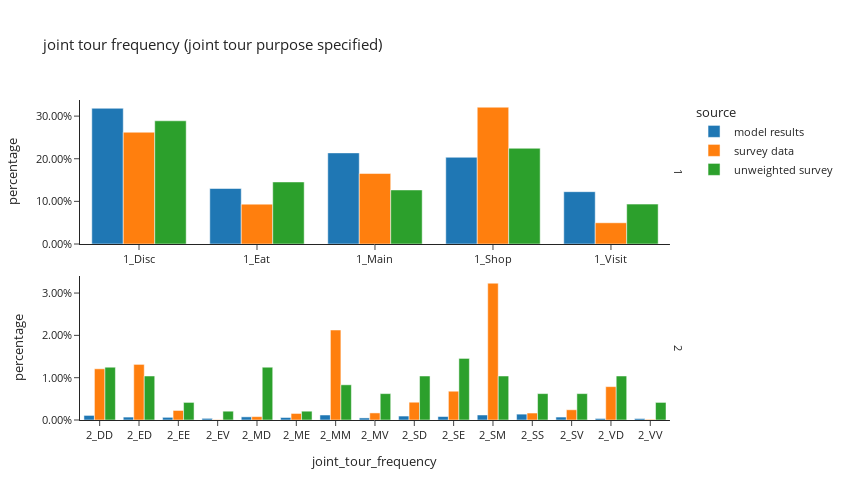

Source (notebook cell):
### Code cell
df_plot = joint_hh_data.groupby(['source','num_hh_joint_tours','joint_tour_frequency'])[['hh_weight_2017_2019']].sum().reset_index()
df_plot['percentage'] = df_plot.groupby(['source'], group_keys=False)['hh_weight_2017_2019']. \
    apply(lambda x: x / float(x.sum()))

fig = px.bar(df_plot, x="joint_tour_frequency", y="percentage", color="source",barmode="group", template="simple_white",
             facet_row='num_hh_joint_tours',facet_row_spacing=0.1,
             title="joint tour frequency (joint tour purpose specified)")
fig.for_each_annotation(lambda a: a.update(text = a.text.split("=")[-1]))
fig.update_layout(height=500, width=850, font=dict(size=11),
                  xaxis1=dict(matches=None,showticklabels=True), xaxis2=dict(matches=None,showticklabels=True),
                  yaxis1=dict(tickformat=".2%"), yaxis2=dict(tickformat=".2%", matches=None))
fig.show()

### Figure 1 — Plotly figure (JSON) as saved in the notebook; plotly's stock layout.template omitted (floating-point values rounded to 4 significant figures)
{"data": [{"alignmentgroup": "True", "hovertemplate": "source=model results<br>num_hh_joint_tours=1<br>joint_tour_frequency=%{x}<br>percentage=%{y}<extra></extra>", "legendgroup": "model results", "marker": {"color": "#1F77B4", "pattern": {"shape": ""}}, "name": "model results", "offsetgroup": "model results", "orientation": "v", "showlegend": true, "textposition": "auto", "type": "bar", "x": ["1_Disc", "1_Eat", "1_Main", "1_Shop", "1_Visit"], "xaxis": "x2", "y": [0.3184, 0.1302, 0.2137, 0.2035, 0.1227], "yaxis": "y2"}, {"alignmentgroup": "True", "hovertemplate": "source=model results<br>num_hh_joint_tours=2<br>joint_tour_frequency=%{x}<br>percentage=%{y}<extra></extra>", "legendgroup": "model results", "marker": {"color": "#1F77B4", "pattern": {"shape": ""}}, "name": "model results", "offsetgroup": "model results", "orientation": "v", "showlegend": false, "textposition": "auto", "type": "bar", "x": ["2_DD", "2_ED", "2_EE", "2_EV", "2_MD", "2_ME", "2_MM", "2_MV", "2_SD", "2_SE", "2_SM", "2_SS", "2_SV", "2_VD", "2_VV"], "xaxis": "x", "y": [0.001085, 0.0006886, 0.000632, 0.0003868, 0.0007452, 0.0005943, 0.001179, 0.0004905, 0.0009339, 0.0008207, 0.001189, 0.001387, 0.000698, 0.0003585, 0.0003396], "yaxis": "y"}, {"alignmentgroup": "True", "hovertemplate": "source=survey data<br>num_hh_joint_tours=1<br>joint_tour_frequency=%{x}<br>percentage=%{y}<extra></extra>", "legendgroup": "survey data", "marker": {"color": "#FF7F0E", "pattern": {"shape": ""}}, "name": "survey data", "offsetgroup": "survey data", "orientation": "v", "showlegend": true, "textposition": "auto", "type": "bar", "x": ["1_Disc", "1_Eat", "1_Main", "1_Shop", "1_Visit"], "xaxis": "x2", "y": [0.2622, 0.09353, 0.1653, 0.3209, 0.04978], "yaxis": "y2"}, {"alignmentgroup": "True", "hovertemplate": "source=survey data<br>num_hh_joint_tours=2<br>joint_tour_frequency=%{x}<br>percentage=%{y}<extra></extra>", "legendgroup": "survey data", "marker": {"color": "#FF7F0E", "pattern": {"shape": ""}}, "name": "survey data", "offsetgroup": "survey data", "orientation": "v", "showlegend": false, "textposition": "auto", "type": "bar", "x": ["2_DD", "2_ED", "2_EE", "2_EV", "2_MD", "2_ME", "2_MM", "2_MV", "2_SD", "2_SE", "2_SM", "2_SS", "2_SV", "2_VD", "2_VV"], "xaxis": "x", "y": [0.0121, 0.01314, 0.002254, 7.274e-05, 0.0007976, 0.001546, 0.02126, 0.00167, 0.004202, 0.006801, 0.03233, 0.001647, 0.002419, 0.007884, 0.0001426], "yaxis": "y"}, {"alignmentgroup": "True", "hovertemplate": "source=unweighted survey<br>num_hh_joint_tours=1<br>joint_tour_frequency=%{x}<br>percentage=%{y}<extra></extra>", "legendgroup": "unweighted survey", "marker": {"color": "#2CA02C", "pattern": {"shape": ""}}, "name": "unweighted survey", "offsetgroup": "unweighted survey", "orientation": "v", "showlegend": true, "textposition": "auto", "type": "bar", "x": ["1_Disc", "1_Eat", "1_Main", "1_Shop", "1_Visit"], "xaxis": "x2", "y": [0.289, 0.1455, 0.1268, 0.2245, 0.09356], "yaxis": "y2"}, {"alignmentgroup": "True", "hovertemplate": "source=unweighted survey<br>num_hh_joint_tours=2<br>joint_tour_frequency=%{x}<br>percentage=%{y}<extra></extra>", "legendgroup": "unweighted survey", "marker": {"color": "#2CA02C", "pattern": {"shape": ""}}, "name": "unweighted survey", "offsetgroup": "unweighted survey", "orientation": "v", "showlegend": false, "textposition": "auto", "type": "bar", "x": ["2_DD", "2_ED", "2_EE", "2_EV", "2_MD", "2_ME", "2_MM", "2_MV", "2_SD", "2_SE", "2_SM", "2_SS", "2_SV", "2_VD", "2_VV"], "xaxis": "x", "y": [0.01247, 0.0104, 0.004158, 0.002079, 0.01247, 0.002079, 0.008316, 0.006237, 0.0104, 0.01455, 0.0104, 0.006237, 0.006237, 0.0104, 0.004158], "yaxis": "y"}], "layout": {"annotations": [{"font": {}, "showarrow": false, "text": "2", "textangle": 90, "x": 0.98, "xanchor": "left", "xref": "paper", "y": 0.225, "yanchor": "middle", "yref": "paper"}, {"font": {}, "showarrow": false, "text": "1", "textangle": 90, "x": 0.98, "xanchor": "left", "xref": "paper", "y": 0.775, "yanchor": "middle", "yref": "paper"}], "barmode": "group", "font": {"size": 11}, "height": 500, "legend": {"title": {"text": "source"}, "tracegroupgap": 0}, "title": {"text": "joint tour frequency (joint tour purpose specified)"}, "width": 850, "xaxis": {"anchor": "y", "domain": [0.0, 0.98], "showticklabels": true, "title": {"text": "joint_tour_frequency"}}, "xaxis2": {"anchor": "y2", "domain": [0.0, 0.98], "showticklabels": true}, "yaxis": {"anchor": "x", "domain": [0.0, 0.45], "tickformat": ".2%", "title": {"text": "percentage"}}, "yaxis2": {"anchor": "x2", "domain": [0.55, 1.0], "tickformat": ".2%", "title": {"text": "percentage"}}}}
